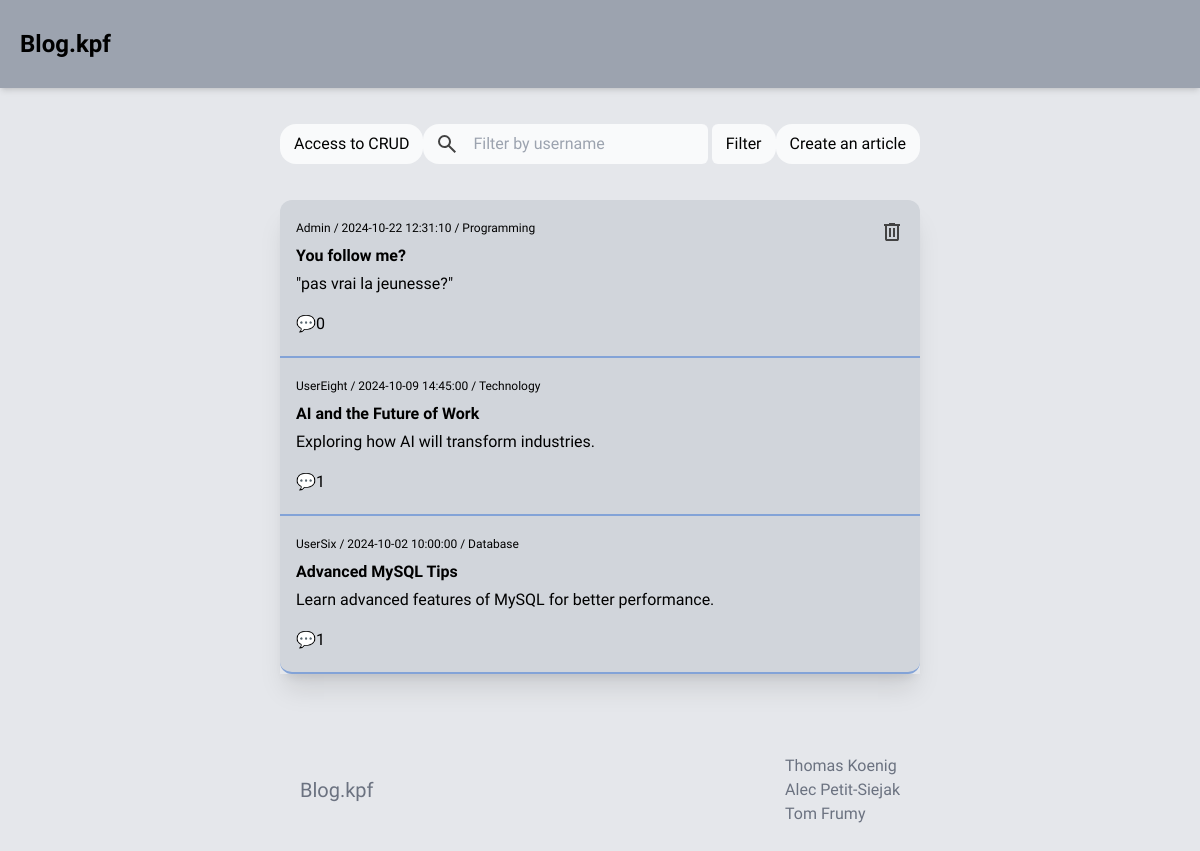
The app's page /home.php (signed in) with its own data.
### tables this page shows
CREATE TABLE IF NOT EXISTS `article` (
  `id_article` int NOT NULL AUTO_INCREMENT,
  `titre` varchar(255) NOT NULL,
  `description` text NOT NULL,
  `date_article` timestamp NULL DEFAULT CURRENT_TIMESTAMP,
  `id_utilisateur` int DEFAULT NULL,
  PRIMARY KEY (`id_article`),
  KEY `id_utilisateur` (`id_utilisateur`)
);

CREATE TABLE IF NOT EXISTS `utilisateur` (
  `id_utilisateur` int NOT NULL AUTO_INCREMENT,
  `email` varchar(255) NOT NULL,
  `mdp` varchar(255) NOT NULL,
  `pseudo` varchar(100) NOT NULL,
  `admin` tinyint(1) DEFAULT '0',
  PRIMARY KEY (`id_utilisateur`),
  UNIQUE KEY `email` (`email`(191))
);

CREATE TABLE IF NOT EXISTS `categorie` (
  `id_categorie` int NOT NULL AUTO_INCREMENT,
  `nom` varchar(100) NOT NULL,
  PRIMARY KEY (`id_categorie`),
  UNIQUE KEY `nom` (`nom`)
);

### src/home.php (the view, shortened to what this page needs)
<?php
require_once('header.php');
$filter = isset($_GET['filter']) ? $_GET['filter'] : '';
if ($filter) {
    $stmt = $con->prepare("
            SELECT *, COUNT(commentaire.id_commentaire) AS comment_count
            FROM article
            LEFT JOIN commentaire ON article.id_article = commentaire.id_article
            LEFT JOIN utilisateur ON article.id_utilisateur = utilisateur.id_utilisateur
            LEFT JOIN reference ON article.id_article = reference.id_article
            LEFT JOIN categorie ON reference.id_categorie = categorie.id_categorie
            WHERE utilisateur.pseudo LIKE :filter
            GROUP BY article.id_article
            ORDER BY date DESC
        ");
    $stmt->bindValue(':filter', '%' . $filter . '%');
} else {
    $stmt = $con->prepare("
            SELECT *, COUNT(commentaire.id_commentaire) AS comment_count
            FROM article
            LEFT JOIN commentaire ON article.id_article = commentaire.id_article
            LEFT JOIN utilisateur ON article.id_utilisateur = utilisateur.id_utilisateur
            LEFT JOIN reference ON article.id_article = reference.id_article
            LEFT JOIN categorie ON reference.id_categorie = categorie.id_categorie
            GROUP BY article.id_article
            ORDER BY date_article DESC
        ");
}
$stmt->execute();
$nb_row = $stmt->rowCount();
$article = $stmt->fetchAll(PDO::FETCH_ASSOC);
?>
<!DOCTYPE html>
<html lang="en">
<head>
</head>
<body>
<main class="max-w-2xl m-auto px-4">
    <div class="home-header flex justify-between my-9 ">
        <?php if ($_SESSION["isAdmin"] == true): ?>
            <form  method="post" action="../admin/categorie.php">
                <input type="submit" value="Access to CRUD" class="rounded-2xl px-3.5">
            </form>
        <?php endif; ?>
        <form method="get" action="home.php" class="flex w-7/12">
            <img src="./images/icons/gi_search.svg" alt="search-icon" class="bg-gray-50 rounded-l-2xl pl-3">
            <input type="text" name="filter" placeholder="Filter by username"
                   value="<?php echo htmlspecialchars($filter); ?>" class="w-full rounded-r-md outline-none px-3.5">
            <input type="submit" name="bt-filter" value="Filter" class="home-header-filter hidden sm:flex w-1/5 px-3.5">
        </form>
        <form action="add-article.php">
            <input type="submit" name="bt-create-article" value="Create an article" class="hidden sm:flex rounded-2xl px-3.5">
        </form>
    </div>
    <div class="flex flex-col w-full m-auto shadow-xl">
        <?php foreach ($article as $row): ?>
            <?php
            if ($row == $article[0]) {
                $border_radius = "rounded-t-xl";
            } else if ($row == $article[$nb_row - 1]) {
                $border_radius = "rounded-b-xl";
            } else {
                $border_radius = "rounded-none";
            }
            ?>
            <a href="article.php?id=<?php echo $row['id_article']; ?>&filter=<?php echo urlencode($filter); ?>">
                <div class="article w-full bg-gray-300 px-4 py-5 border-primary-400 border-b-2 <?php echo $border_radius; ?>">
                    <?php if (strtolower($row['id_utilisateur']) == $_SESSION["id"]): ?>
                    <form method="post" action="home.php" class="float-right">
                        <button type="submit" name="delete-article"><img src="./images/icons/gi_delete.svg" alt="delete-icon"></button>
                    </form>
                    <?php endif; ?>
                    <div class="text-xs mb-2 ">
                        <p class="font-medium"><?php echo $row['pseudo'] ?> / <?php echo $row['date_article'] ?> / <?php echo $row['nom'] ?></p>
                    </div>
                    <h1 class="article-title font-bold mb-1"><?php echo htmlspecialchars($row['titre']); ?></h1>
                    <p class="mb-4"><?php echo nl2br(htmlspecialchars($row['description'])); ?></p>
                    <h2 class="text-md">&#128172;<?php echo htmlspecialchars($row['comment_count']); ?></h2>
                </div>
            </a>
        <?php endforeach; ?>
    </div>
    <?php require_once('footer.php'); ?>
</main>
</body>
</html>

### src/header.php (shortened to what this page needs)
<!doctype html>
<html lang="en">
<head>
    <link href="output.css" rel="stylesheet">
</head>
<body class="font-ubuntu">
<header class="px-5 py-7 shadow-md bg-gray-400">
    <h1 class="text-2xl font-bold"><a href="home.php">Blog.kpf</a></h1>
</header>
</body>
</html>

### src/footer.php (shortened to what this page needs)
<!doctype html>
<html lang="en">
<head>
    <link href="output.css" rel="stylesheet">
</head>
<body>
<footer class="flex justify-between items-center px-5 py-20 text-gray-500">
    <h3 class="text-xl">Blog.kpf</h3>
    <ul>
        <li>Thomas Koenig</li>
        <li>Alec Petit-Siejak</li>
        <li>Tom Frumy</li>
    </ul>
</footer>
</body>
</html>

### records on screen
article: id_utilisateur.pseudo "Admin", date_article "2024-10-22 12:31:10", categorie.nom "Programming", titre "You follow me?", description "\"pas vrai la jeunesse?\"", comment_count "0"
article: id_utilisateur.pseudo "UserEight", date_article "2024-10-09 14:45:00", categorie.nom "Technology", titre "AI and the Future of Work", description "Exploring how AI will transform industries.", comment_count "1"
article: id_utilisateur.pseudo "UserSix", date_article "2024-10-02 10:00:00", categorie.nom "Database", titre "Advanced MySQL Tips", description "Learn advanced features of MySQL for better performance.", comment_count "1"
